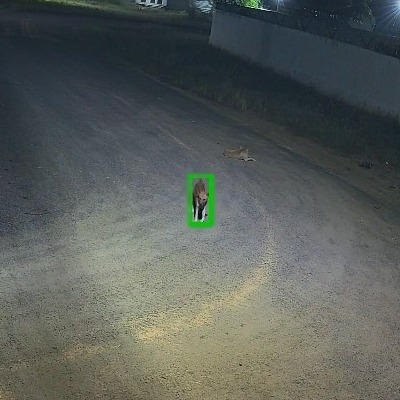
#> input picture 9x_security/tests/assets/user_dog_1.jpg, 400 x 400 px, given in place of bus.jpg, which was not available
$ python line2_real_yolo_check.py
#> lines starting #> are read from the running program, lines starting #| are printed output that depends on the picture; after the words box and inside, x2 and y2 are one past the last pixel; in counts of white or black regions, pixels touching at a corner belong together; pictures that were not available may be replaced by others from this repository, and a replacement may not be noted
### 9x_security/config.py
"""9x Security - Configuration handling (persisted to config.json)."""
import json
import os
import sys

APP_NAME = "9x Security"
if getattr(sys, "frozen", False):
    # PyInstaller build: bundled resources (model) live in _internal (sys._MEIPASS).
    # User data lives OUTSIDE the install folder — the NSIS updater wipes the whole
    # install dir on every update (config/events/snapshots were lost each update).
    _EXE_DIR = os.path.dirname(os.path.abspath(sys.executable))
    _RES_DIR = getattr(sys, "_MEIPASS", _EXE_DIR)
    _LOCAL = os.environ.get("LOCALAPPDATA") or os.path.join(os.path.expanduser("~"), "AppData", "Local")
    BASE_DIR = os.environ.get("NX_DATA_DIR") or os.path.join(_LOCAL, "9xSecurity")
else:
    _EXE_DIR = os.path.dirname(os.path.abspath(__file__))
    _RES_DIR = _EXE_DIR
    BASE_DIR = os.environ.get("NX_DATA_DIR") or _EXE_DIR
CONFIG_PATH = os.path.join(BASE_DIR, "config.json")
SNAPSHOT_DIR = os.path.join(BASE_DIR, "snapshots")
DB_PATH = os.path.join(BASE_DIR, "events.db")
MODEL_PATH = os.path.join(_RES_DIR, "yolov8n.pt")
_USER_FILES = ("config.json", "events.db", "snapshots", "wa_log.txt", "camera_log.txt", "app_log.txt")


# [23 lines left out: function migrate_legacy_data, not called in this run]

# Processing / display resolution (16:9). Detection & line are handled here.
DISPLAY_WIDTH = 960
DISPLAY_HEIGHT = 540

DEFAULTS = {
    "rtsp_url": "",
    # Detection line stored in normalized coordinates (0..1) => resolution independent
    "line": {"x1": 0.1, "y1": 0.5, "x2": 0.9, "y2": 0.5},
    # Which crossing direction counts as ENTRY.
    # cross product sign flips from negative->positive = "pos", positive->negative = "neg"
    "entry_direction": "pos",
    # Optional SECOND line for person + two-wheeler only (car/truck/bus keep the main line).
    # None => persons/bikes are counted on the main line too. Each object meets exactly ONE line.
    "line2": None,
    "entry_direction2": "",  # '' => inferred from the main line when line2 is drawn
    "confidence": 0.35,
    "detector_model": "auto",        # auto | fast (yolov8n) | accurate (yolov8s)
    "detect_frame_skip": 2,          # run detector every N frames (CPU friendly)
    "enable_plate": True,
    # ---- Plate Recognizer cloud (user's own key; 4-wheelers only — persons/bikes never go to the cloud) ----
    "pr_enabled": False,
    "pr_api_key": "",
    "pr_mode": "always",       # always = cloud first (sabse sahi) | fallback = local EasyOCR first (credits bachao)
    "pr_region": "in",
    "vehicle_classes": ["car", "truck", "bus"],
    "enable_person": False,        # tick => person Entry/Exit alerts
    "enable_two_wheeler": False,   # tick => motorcycle/bicycle Entry/Exit alerts
    # Per-category time window. enabled + outside window => that category is NOT counted at all.
    "cat_schedules": {
        "vehicle": {"enabled": False, "start": "00:00", "end": "23:59"},
        "person": {"enabled": False, "start": "00:00", "end": "23:59"},
        "two_wheeler": {"enabled": False, "start": "00:00", "end": "23:59"},
    },
    # ---- WhatsApp (wa.9x.design) alerts ----
    "wa_enabled": False,
    "wa_base_url": "https://wa.9x.design",
    "wa_api_key": "",
    "wa_recipients": [],          # ["919876543210", ...]
    "wa_groups": [],              # [{"id": "120363...@g.us", "name": "Gate Staff"}, ...]
    "wa_send_image": True,        # False => text-only alert
    # ---- Timing / schedule ----
    "wa_schedule_enabled": False,     # True => WhatsApp alerts only between wa_start-wa_end
    "wa_start": "18:00",
    "wa_end": "06:00",
    "capture_schedule_enabled": False,  # True => detection/capture only in window (video always on)
    "capture_start": "18:00",
    "capture_end": "06:00",
    # ---- Daily WhatsApp report (PDF: per-gate Entry/Exit totals per vehicle type) ----
    "daily_report_enabled": False,
    "daily_report_time": "21:00",   # HH:MM (24h) the PDF goes out every day
    "daily_report_last": "",        # YYYY-MM-DD of the last day reported (catch-up after a PC-off night)
    # ---- Lone-person chime (engine-side sound, works while UI is minimised/locked) ----
    "person_chime_enabled": True,
    "vehicle_chime_enabled": True,           # deeper 'bong-bong' for car/truck/bus
    "two_wheeler_chime_enabled": True,       # quick 'ti-ti' for bikes
    "person_chime_schedule_enabled": True,   # True => only between start-end (night); False => 24h (shared by all)
    "person_chime_start": "18:00",
    "person_chime_end": "06:00",
    "person_chime_volume": 70,               # 0-100
    # ---- Storage ----
    "auto_delete_enabled": True,   # auto-delete old events + snapshots
    "retention_days": 7,   # events + snapshots older than this are auto-deleted
    "ignore_zones": [],  # [{x1,y1,x2,y2} normalized] parked-vehicle areas never counted
    # ---- Saved cameras (one ACTIVE at a time — light on the PC). The top-level rtsp_url/line/
    # entry_direction/ignore_zones always belong to the active camera; sync_cameras() mirrors them.
    "cameras": [],            # [{id, name, gate, rtsp_url, rtsp_url_main, line, entry_direction, ignore_zones}]
    "active_camera_id": "",
    "auto_connect": True,  # engine connects the saved camera by itself at start (PC reboot) and retries
    "setup_done": False,  # first-run Setup Wizard finished/skipped (existing installs with a camera URL count as done)
    "auto_lock_minutes": 10,  # UI locks (login screen) after this idle time; 0 = never. Engine keeps running.
    # ---- wa.9x.design account credentials (stored for reference) ----
    "wa_account_email": "",
    "wa_account_password": "",
    # ---- App login (local, PBKDF2 hashed) ----
    "auth_user": "admin",
    "auth_salt": "",
    "auth_hash": "",
    # ---- Auto-update (GitHub Releases) ----
    "github_repo": "",
    "gh_token": "",
}


# [20 lines left out: functions load_config, save_config, not called in this run]


# ---- saved cameras ---------------------------------------------------------
CAMERA_KEYS = ("rtsp_url", "rtsp_url_main", "line", "entry_direction", "line2", "entry_direction2", "ignore_zones")
CAMERA_SCHEDULE_DEFAULT = {"enabled": False, "start": "20:00", "end": "08:00"}  # per-camera capture window
MAX_CAMERAS = 8


def _copy(v):
    return json.loads(json.dumps(v))


# [14 lines left out: functions active_camera, new_camera_id, not called in this run]


def _store_from_top(cfg, cam):
    for k in CAMERA_KEYS:
        cam[k] = _copy(cfg.get(k, DEFAULTS.get(k, "")))


def _load_into_top(cfg, cam):
    for k in CAMERA_KEYS:
        cfg[k] = _copy(cam.get(k, DEFAULTS.get(k, "")))


# [61 lines left out: functions sync_cameras, activate_camera, gate_name, infer_entry_direction2, not called in this run]


def entry_direction2(cfg):
    """Effective entry sign for the person/bike line ('' falls back to the main line's)."""
    return cfg.get("entry_direction2") or cfg.get("entry_direction", "pos")


def camera_by_id(cfg, cam_id):
    return next((c for c in cfg.get("cameras") or [] if c.get("id") == cam_id), None)


# [53 lines left out: functions camera_cfg, camera_schedule, camera_window_open, fmt12, in_time_window, not called in this run]


CATEGORIES = ("vehicle", "person", "two_wheeler")


# [28 lines left out: functions allowed_classes, detect_classes, category_counts_now, not called in this run]


def ensure_std_streams():
    """PyInstaller --windowed builds have no console: stdout/stderr are None and
    any library print/log (torch/ultralytics/tqdm) crashes the thread.
    Redirect them to app_log.txt so the app never dies from a print."""
    if not getattr(sys, "frozen", False):
        return
    if sys.stdout is not None and sys.stderr is not None:
        return
    try:
        log = open(os.path.join(BASE_DIR, "app_log.txt"), "a", buffering=1,
                   encoding="utf-8", errors="replace")
    except Exception:
        log = open(os.devnull, "w")
    if sys.stdout is None:
        sys.stdout = log
    if sys.stderr is None:
        sys.stderr = log


os.makedirs(BASE_DIR, exist_ok=True)
if getattr(sys, "frozen", False):
    migrate_legacy_data()
ensure_std_streams()
os.makedirs(SNAPSHOT_DIR, exist_ok=True)

### 9x_security/tests/line2_real_yolo_check.py
"""Real-YOLO E2E for the person/bike line: a bus (vehicle) crossing ONLY the main line = 1 event;
the same bus crossing ONLY the person/bike line region = 0 events. Temporary file camera, cleaned up.
Usage: python tests/line2_real_yolo_check.py"""
import os
import sqlite3
import sys
import time

import cv2
import numpy as np
import requests

sys.path.insert(0, os.path.dirname(__file__))
from multicam_load_check import BASE, BUS  # noqa: E402

VIDEO = "/tmp/nx_line2cam.mp4"
LEFT = {"x1": 0.05, "y1": 0.5, "x2": 0.55, "y2": 0.5}    # bus path (x 300-630, wheels at 465) crosses this
RIGHT = {"x1": 0.62, "y1": 0.5, "x2": 0.95, "y2": 0.5}   # bus never reaches this


def make_video(seconds=36, fps=12):
    """ONE downward bus crossing during 2-10 s, then an empty yard (no file replay inside the test window)."""
#> called with seconds = 36, fps = 12
    src = cv2.imread(BUS)
#> src is the input picture: shape (400, 400, 3); mean B, G, R 89.9, 94, 88.7
    bus = cv2.resize(src[220:900, 20:800], (330, 280))
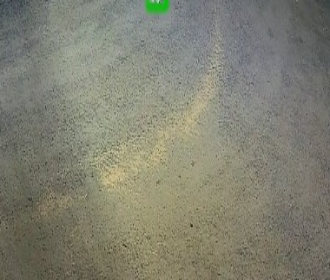
#> bus: shape (280, 330, 3); mean B, G, R 114.1, 128.8, 128.9
    w, h = 960, 540
    vw = cv2.VideoWriter(VIDEO, cv2.VideoWriter_fourcc(*"mp4v"), fps, (w, h))
    for i in range(seconds * fps):
        frame = np.full((h, w, 3), 120, np.uint8)
        cv2.rectangle(frame, (0, 300), (w, h), (90, 90, 90), -1)
        t = i / fps
        if 2 <= t < 10:
            y = int(-280 + (t - 2) / 8 * (h + 280))
            y1, y2 = max(0, y), min(h, y + 280)
            if y2 > y1:
                frame[y1:y2, 300:630] = bus[y1 - y:y2 - y]
        vw.write(frame)
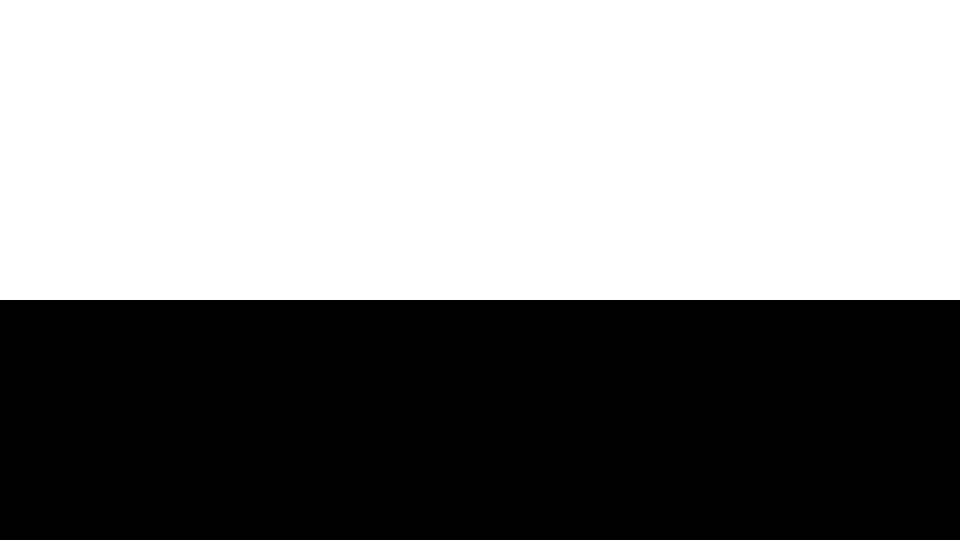
#> frame: shape (540, 960, 3); values 90 (black) and 120 (white), 55.6% white; 1 black region, box (x1, y1, x2, y2) and area: (0, 300, 960, 540) 230400
    vw.release()


def run(H, main_line, line2, want, label):
    r = requests.post(f"{BASE}/api/cameras", headers=H,
                      json={"name": "Line2 E2E", "gate": "L2E2E", "rtsp_url": VIDEO}, timeout=10).json()
    cid = r["cameras"][-1]["id"]
    try:
        # /api/line and /api/line2 configure the VIEWED (active) camera -> view this one first
        requests.post(f"{BASE}/api/cameras/{cid}/activate", headers=H, timeout=10).raise_for_status()
        requests.post(f"{BASE}/api/line", headers=H, json=main_line, timeout=5).raise_for_status()
        requests.post(f"{BASE}/api/line2", headers=H, json=line2, timeout=5).raise_for_status()
        t0 = time.time()
        while time.time() - t0 < 30:
            time.sleep(4)
            st = requests.get(f"{BASE}/api/state", headers=H, timeout=10).json()
            cam = next(c for c in st["cameras"] if c["id"] == cid)
        evs = requests.get(f"{BASE}/api/events?all=1", headers=H, timeout=10).json()["events"]
        mine = [e for e in evs if e.get("gate") == "L2E2E"]
        print(f"{label}: ai_frames={cam.get('ai_frames')} line2_in_state={st['line2']} "
              f"events={[(e['direction'], e['vehicle_type']) for e in mine]} want={want}")
        return len(mine) == want, mine
    finally:
        requests.delete(f"{BASE}/api/cameras/{cid}", headers=H, timeout=10)
        requests.post(f"{BASE}/api/cameras/cam1/activate", headers=H, timeout=10)


def main():
    make_video()
    tok = requests.post(f"{BASE}/api/login", json={"username": "admin", "password": "9xsecurity"}, timeout=5).json()["token"]
    H = {"X-Auth-Token": tok}
    requests.post(f"{BASE}/api/options", headers=H, json={"detector_model": "fast", "enable_two_wheeler": True,
                                                            "enable_person": True}, timeout=5)
    results = []
    all_ev = []
    for main_line, line2, want, label in ((LEFT, RIGHT, 1, "CASE A bus over MAIN line"),
                                          (RIGHT, LEFT, 1, "CASE B bus over PERSON/BIKE line only (total stays 1)")):
        ok, ev = run(H, main_line, line2, want, label)
        results.append(ok)
        all_ev += ev
    # cleanup: events + snapshots + line2 + options
    db = sqlite3.connect(os.path.join(os.path.dirname(os.path.dirname(os.path.abspath(__file__))), "events.db"))
    db.execute("DELETE FROM events WHERE gate='L2E2E'")
    db.commit()
    for e in all_ev:
        if e.get("image_path") and os.path.exists(e["image_path"]):
            os.remove(e["image_path"])
    requests.post(f"{BASE}/api/line2", headers=H, json={"clear": True}, timeout=5)
    requests.post(f"{BASE}/api/options", headers=H, json={"detector_model": "auto", "enable_two_wheeler": False,
                                                            "enable_person": False}, timeout=5)
    print("RESULT:", "PASS" if all(results) else "FAIL", results)
    return 0 if all(results) else 1


if __name__ == "__main__":
    sys.exit(main())
#> (the call stopped at in main, `tok = requests.post(f"{BASE}/api/login", json={"username": "admin", "p..`: requests is not available in this run)

$ run again, on 9x_security/tests/assets/user_dog_2.jpg
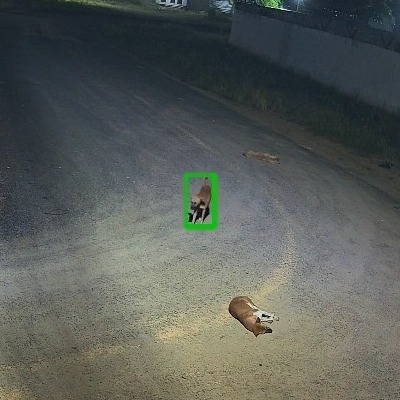
#> input picture 9x_security/tests/assets/user_dog_2.jpg, 400 x 400 px, given in place of bus.jpg, which was not available
#> in make_video, src is the input picture: shape (400, 400, 3); mean B, G, R 88.9, 93.2, 88.6
#> in make_video, `bus = cv2.resize(src[220:900, 20:800], (330, 280))`:
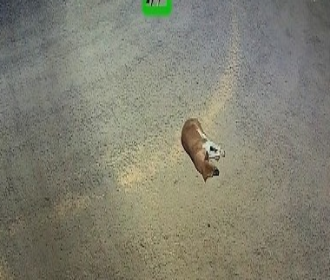
#> bus: shape (280, 330, 3); mean B, G, R 113.7, 128.4, 129.2

$ run again, on 9x_security/tests/assets/user_dog_3.jpg
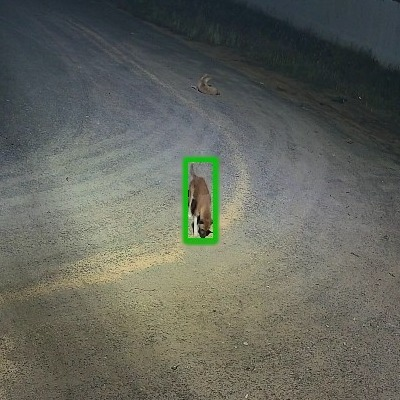
#> input picture 9x_security/tests/assets/user_dog_3.jpg, 400 x 400 px, given in place of bus.jpg, which was not available
#> in make_video, src is the input picture: shape (400, 400, 3); mean B, G, R 92.9, 101.5, 98.7
#> in make_video, `bus = cv2.resize(src[220:900, 20:800], (330, 280))`:
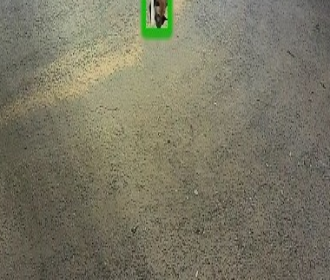
#> bus: shape (280, 330, 3); mean B, G, R 100.1, 119, 121.8
